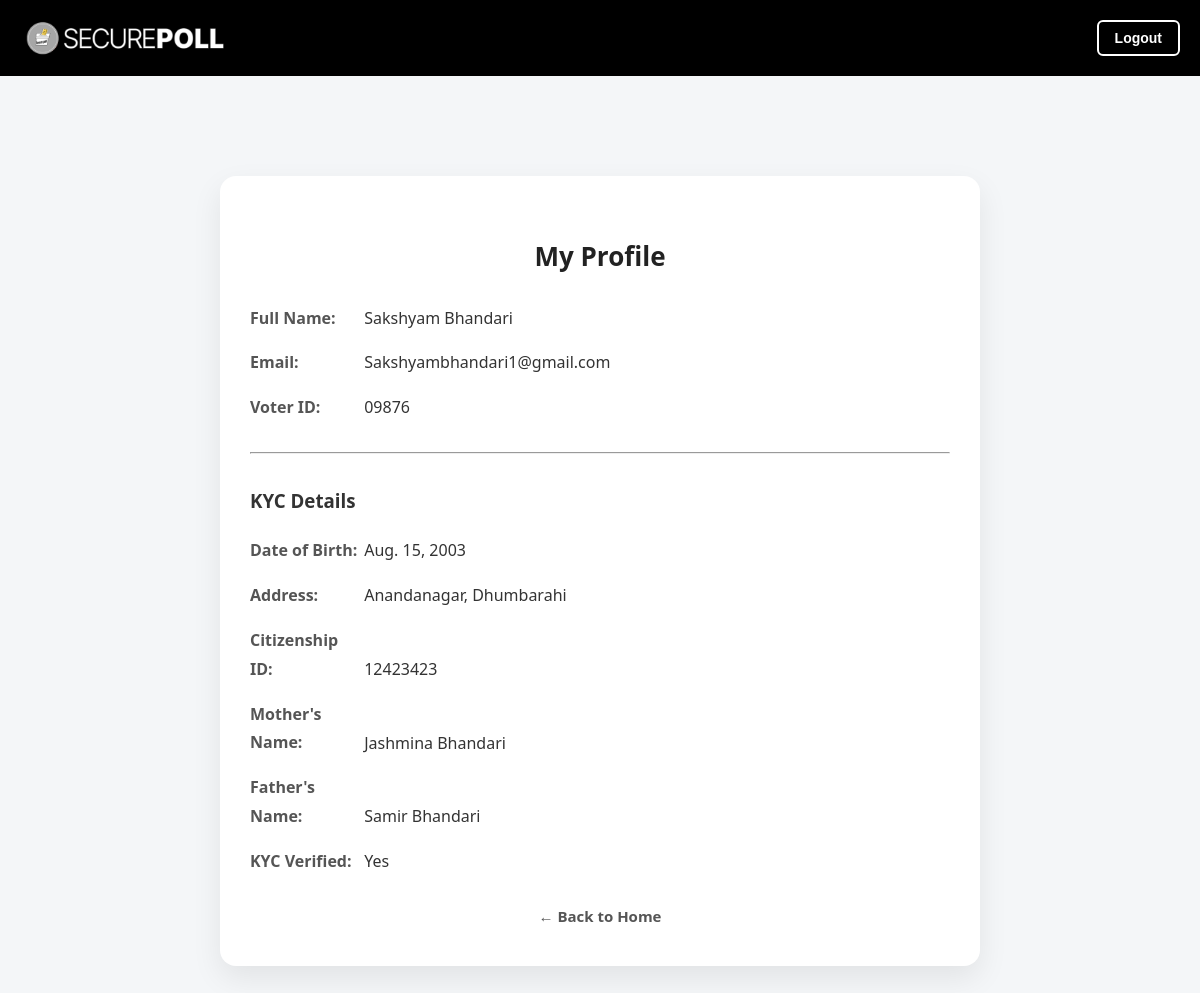
The app's page /home/my-info/ (signed in) with its own data.
### home/models.py (models this page shows, shortened)
class CustomUser(AbstractUser):
    voter_id = models.CharField(max_length=20, unique=True)
    date_of_birth = models.DateField(null=True, blank=True)
    address = models.TextField(null=True, blank=True)
    citizenship_id = models.CharField(max_length=20, unique=True,null=True)
    mothers_name = models.CharField(max_length=20, null=True)
    fathers_name = models.CharField(max_length=20, null=True)
    kyc_verified = models.BooleanField(default=False)

### home/views.py (the view)
# urls.py: path('my-info/', views.my_info, name='my_info'),
@login_required
def my_info(request):
    user = request.user  # Get the logged-in user
    return render(request, 'my_info.html', {'user': request.user})

### home/Templates/home/my_info.html (shortened to what this page needs)
<!DOCTYPE html>
<html lang="en">
<head>
</head>
<body>
    {% include 'navbar.html' %}
  <div class="container">
    <h2>My Profile</h2>
    <div class="profile-info">
      <p><strong>Full Name:</strong> {{ user.first_name }} {{ user.last_name }}</p>
      <p><strong>Email:</strong> {{ user.email }}</p>
      <p><strong>Voter ID:</strong> {{ user.voter_id }}</p>
      <hr style="margin: 30px 0;">
      <h3>KYC Details</h3>
      <p><strong>Date of Birth:</strong> {{ user.date_of_birth|default:"Not Provided" }}</p>
      <p><strong>Address:</strong> {{ user.address|default:"Not Provided" }}</p>
      <p><strong>Citizenship ID:</strong> {{ user.citizenship_id|default:"Not Provided" }}</p>
      <p><strong>Mother's Name:</strong> {{ user.mothers_name|default:"Not Provided" }}</p>
      <p><strong>Father's Name:</strong> {{ user.fathers_name|default:"Not Provided" }}</p>
      <p><strong>KYC Verified:</strong> {{ user.kyc_verified|yesno:"Yes,No" }}</p>
    </div>
    <a href="{% url 'landing' %}" class="back-link">← Back to Home</a>
  </div>
</body>
</html>

### home/Templates/home/my_info.html (style rules this page uses)
body { font-family: 'Segoe UI', Tahoma, Geneva, Verdana, sans-serif; background-color: #f4f6f8; margin: 0; padding: 0; }
.container { max-width: 700px; margin: 100px auto; background: #fff; padding: 40px 30px; border-radius: 16px; box-shadow: 0 12px 30px rgba(0, 0, 0, 0.08); }
h2 { text-align: center; margin-bottom: 30px; font-size: 26px; color: #222; }
.profile-info { font-size: 16px; line-height: 1.8; color: #333; }
.profile-info strong { display: inline-block; width: 110px; color: #555; }
.back-link { display: block; text-align: center; margin-top: 30px; text-decoration: none; font-weight: bold; color: #555; font-size: 15px; transition: color 0.3s ease; }

### records on screen
CustomUser: first_name "Sakshyam", last_name "Bhandari", email "Sakshyambhandari1@gmail.com", voter_id "09876", date_of_birth "Aug. 15, 2003", address "Anandanagar, Dhumbarahi", citizenship_id "12423423", mothers_name "Jashmina Bhandari", fathers_name "Samir Bhandari", kyc_verified "Yes"
